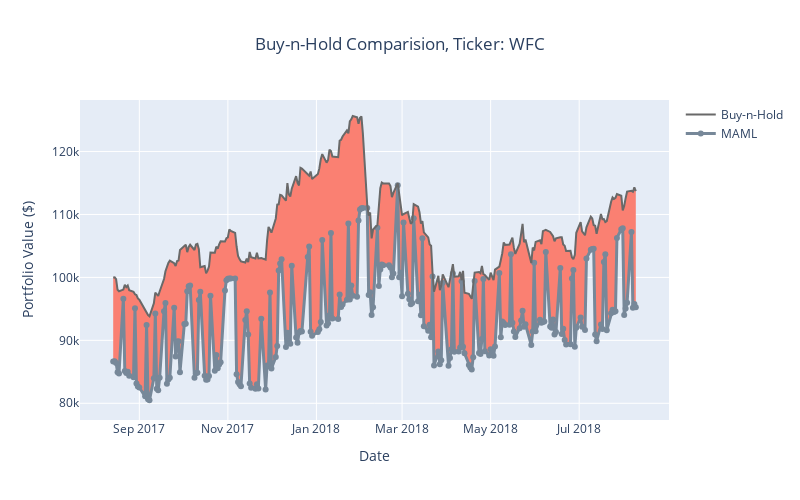

Notebook code for this chart:
### Code cell
fig = go.Figure()
fig.update_layout(width=800, height=500)
fig.update_layout(title=f'Buy-n-Hold Comparision, Ticker: {ticker}', title_x=0.5)
fig.update_xaxes(title_text='Date')
fig.update_yaxes(title_text='Portfolio Value ($)')

df['portfolio_value'].vbt.plot_against(
    other=df['pv_from_holding'],
    other_trace_kwargs=dict(
        line=dict(width=2, color='dimgray'),
        mode='lines',
        name='Buy-n-Hold'
    ),
    trace_kwargs=dict(
        mode='lines+markers',
        line=dict(width=3, color='lightslategray'),
        name='MAML',
    ),
    pos_trace_kwargs=dict(fillcolor='palegreen'),
    neg_trace_kwargs=dict(fillcolor='salmon'),
    fig=fig,
)
fig.show()

### Figure 1 — Plotly figure (JSON) as saved in the notebook; plotly's stock layout.template omitted (floating-point values rounded to 4 significant figures; data arrays with more than 128 entries replaced by an {"elided": "..."} marker saying what was removed)
{"data": [{"hoverinfo": "skip", "line": {"color": "rgba(0, 0, 0, 0)", "width": 0}, "opacity": 0, "showlegend": false, "type": "scatter", "x": {"elided": "250 str values"}, "y": {"elided": "250 float values"}}, {"connectgaps": false, "fill": "tonexty", "fillcolor": "salmon", "hoverinfo": "skip", "line": {"color": "rgba(0, 0, 0, 0)", "width": 0}, "opacity": 0, "showlegend": false, "type": "scatter", "x": {"elided": "250 str values"}, "y": {"elided": "250 float values"}}, {"line": {"color": "lightslategray", "width": 3}, "mode": "lines+markers", "name": "MAML", "showlegend": true, "type": "scatter", "x": {"elided": "250 str values"}, "y": {"elided": "250 float values"}}, {"line": {"color": "dimgray", "width": 2}, "mode": "lines", "name": "Buy-n-Hold", "showlegend": true, "type": "scatter", "x": {"elided": "250 str values"}, "y": {"elided": "250 float values"}}], "layout": {"height": 500, "title": {"text": "Buy-n-Hold Comparision, Ticker: WFC", "x": 0.5}, "width": 800, "xaxis": {"title": {"text": "Date"}}, "yaxis": {"title": {"text": "Portfolio Value ($)"}}}}
